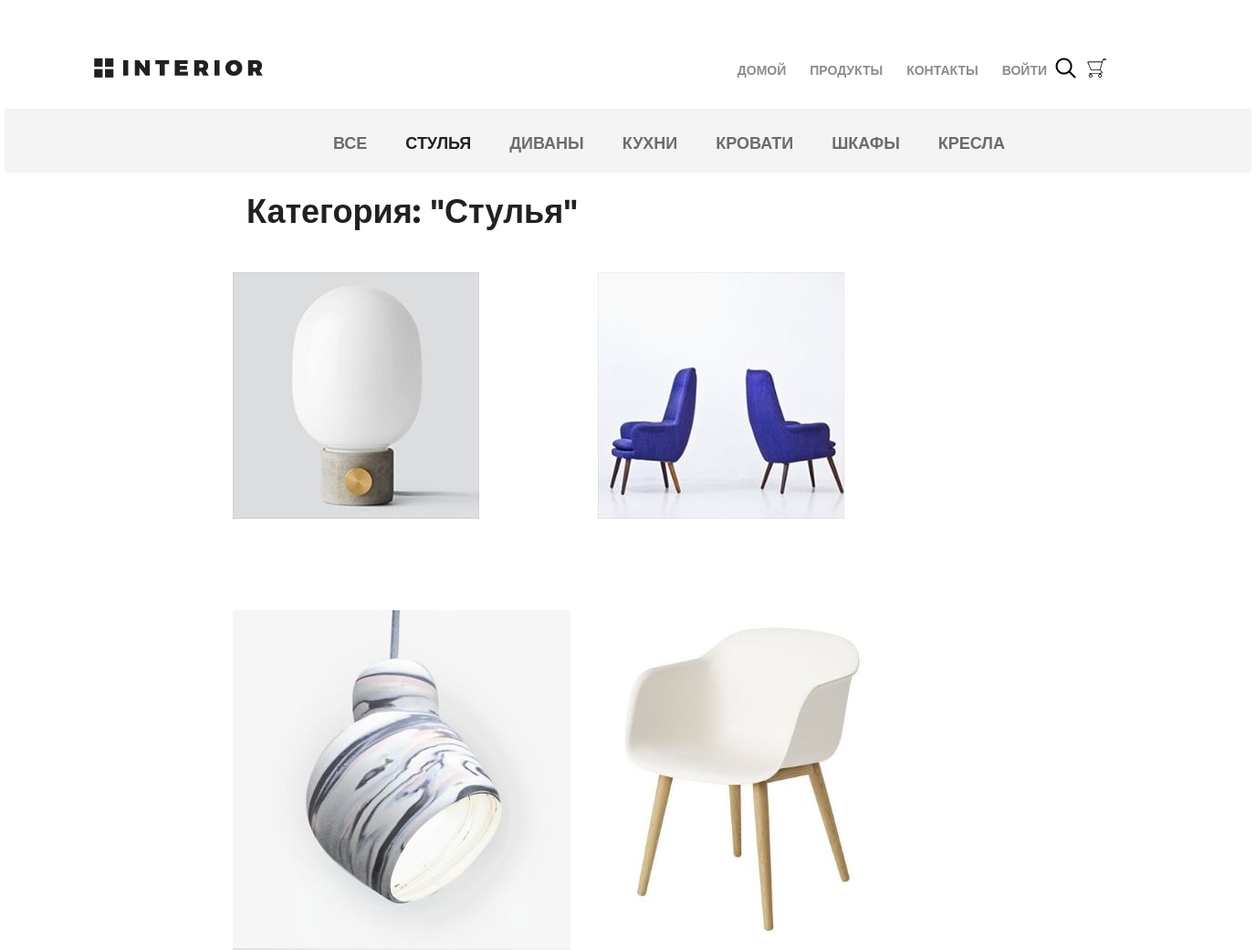
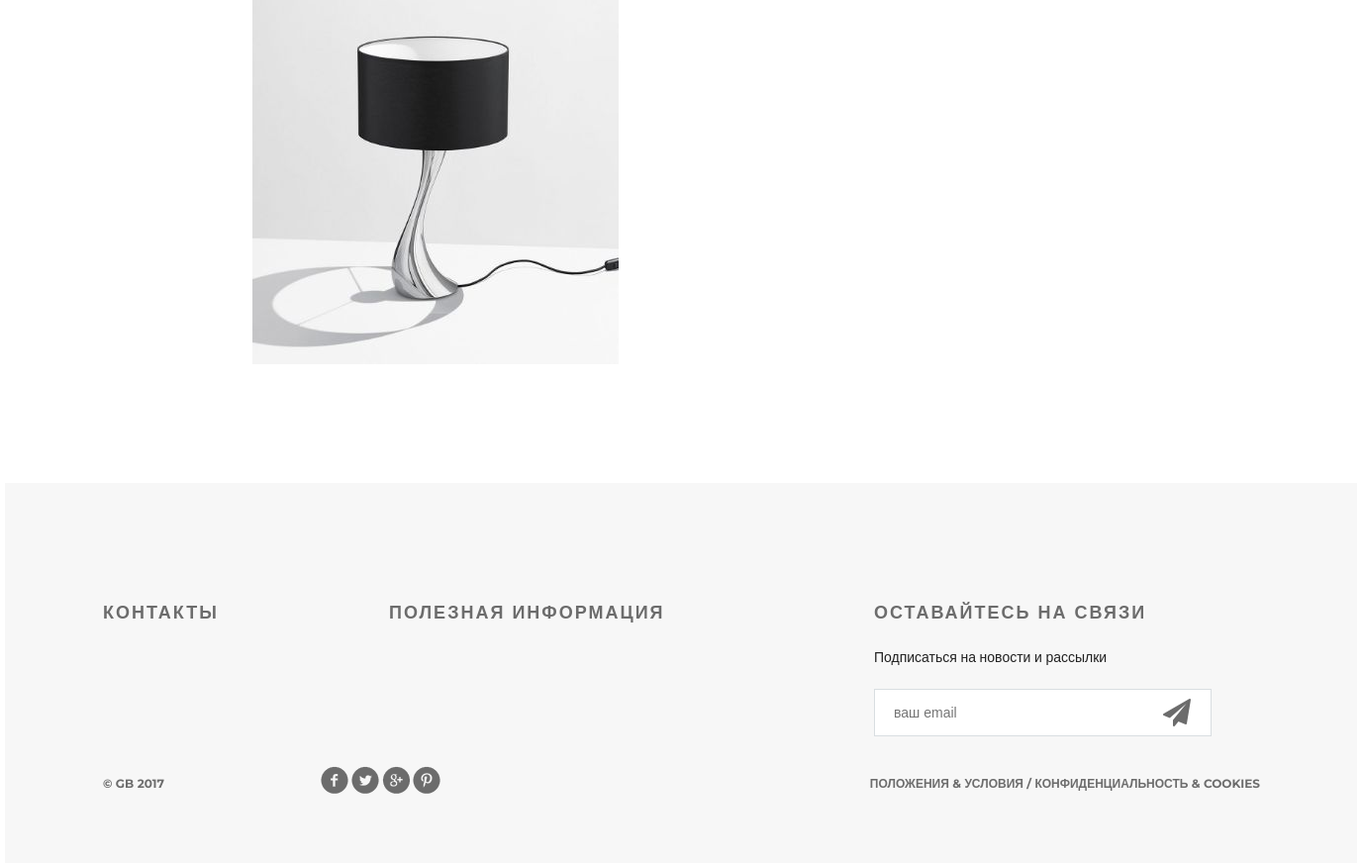
The page /products/category/1/ on the database as committed earlier (2 pictures, top to bottom).
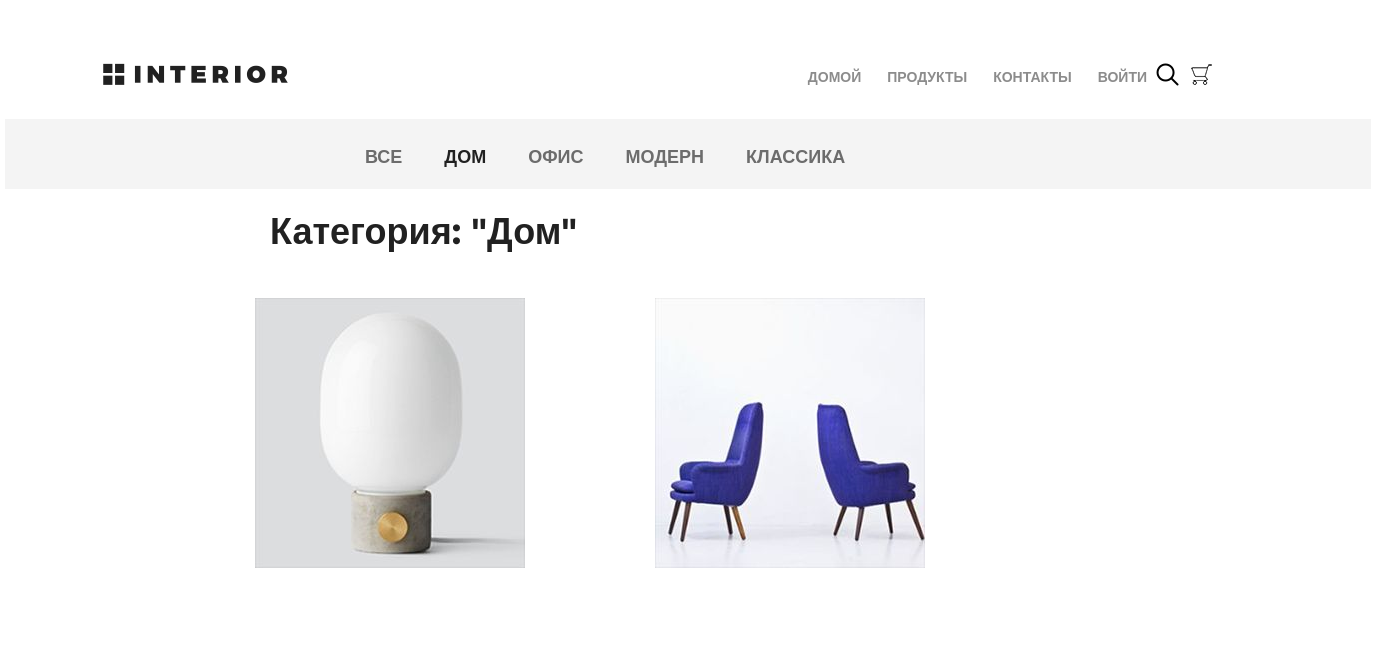
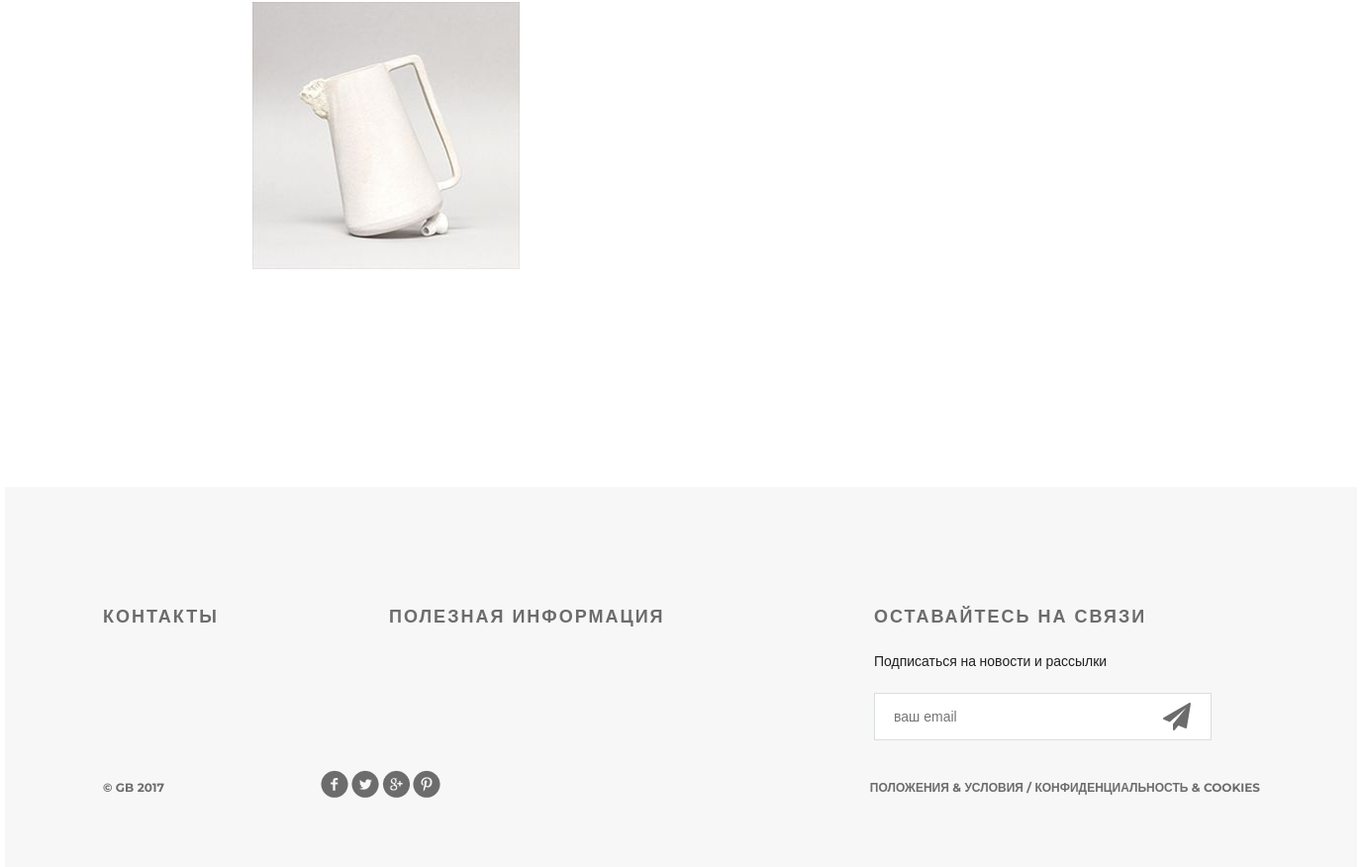
The same page on the database as committed later (2 pictures, top to bottom).
### mainapp/models.py (models this page shows, shortened)
class ProductCategory(models.Model):
    name = models.CharField(verbose_name='имя', max_length=64, unique=True)
    description = models.TextField(verbose_name='описание', blank=True)
    is_active = models.BooleanField(verbose_name='активна', default=True)

class Product(models.Model):
    category = models.ForeignKey(ProductCategory, on_delete=models.CASCADE)
    name = models.CharField(verbose_name='имя продукта', max_length=128)
    image = models.ImageField(upload_to='product_images', blank=True)
    short_desc = models.CharField(verbose_name='краткое описание продукта', max_length=60, blank=True)
    description = models.TextField(verbose_name='описание продукта', blank=True)
    price = models.DecimalField(verbose_name='цена продукта', max_digits=8, decimal_places=2, default=0)
    quantity = models.PositiveIntegerField(verbose_name='количество на складе', default=0)

### mainapp/views.py (the view, shortened to what this page needs)
# urls.py: path('products/', include('mainapp.urls', namespace='products')),
def products(request, pk=None):
    title = 'продукты'
    links_categories_menu = ProductCategory.objects.all()
    basket = get_basket(request.user)
    if request.user.is_authenticated:
        basket = Basket.objects.filter(user=request.user)
    if pk is not None:
        if pk == 0:
            products = Product.objects.all().order_by('price')
            category = {'name': 'все'}
        else:
            category = get_object_or_404(ProductCategory, pk=pk)
            products = Product.objects.filter(category__pk=pk).order_by('price')
        content = {
            'title': title,
            'products': products,
            'category': category,
            'basket': basket,
            'links_categories_menu': links_categories_menu,
            'links_menu': links_menu
        }
        return render(request, 'mainapp/products_list.html', content)

### mainapp/views.py (called while the page is built)
def get_basket(user):
    if user.is_authenticated:
        return Basket.objects.filter(user=user)
    else:
        return []

### mainapp/templates/mainapp/products_list.html (shortened to what this page needs)
{% extends 'mainapp/base.html' %}
{% load static %}
    {% block menu %}
		<div class="hero-white">
			<div class="header clearfix">
                {% include 'mainapp/includes/inc_main_menu.html' %}
			</div>
		</div>
    {% endblock %}
{% block content %}
    <div class="details">
        <div class="links clearfix">
        {% include 'mainapp/includes/inc_categories_menu.html' %}
        </div>
        <div class="products_list">
            <div class="title clearfix">
                <h2>
                    Категория: "{{ category.name|title }}"
                </h2>
            </div>
        <br>
            <div class="related-products clearfix">
            {% for product in products %}
                <div class="block">
                    <a href="{% url 'products:product' product.pk %}">
                    <img src="/media/{{ product.image }}" alt="{{ product.short_desc }}">
                    </a>
                </div>
            {% endfor %}
            </div>
        </div>
    </div>
{% endblock %}

### mainapp/templates/mainapp/includes/inc_categories_menu.html (shortened to what this page needs)
<ul class="links-menu">
  <li>
    <a href="{% url 'products:category' 0 %}"
       class="">
      все
    </a>
  </li>
  {% for link in links_categories_menu %}
    <li>
      <a href="{% url 'products:category' link.pk %}"
         class="{% if request.resolver_match.kwargs.pk|add:'0' == link.pk %}
                  active
                {% endif %}">
        {{ link.name }}
      </a>
    </li>
  {% endfor %}
</ul>

Rows that differ between the two databases and show on the page:
removed ProductCategory: name "СТУЛЬЯ", name "Стулья"
removed ProductCategory: name "ДИВАНЫ"
removed ProductCategory: name "КУХНИ"
removed ProductCategory: name "КРОВАТИ"
removed ProductCategory: name "ШКАФЫ"
removed ProductCategory: name "КРЕСЛА"
no longer on this page (row edited): Product: image (picture)
no longer on this page (row edited): Product: image (picture)
no longer on this page (row edited): Product: image (picture)
added ProductCategory: name "ДОМ", name "Дом"
added ProductCategory: name "ОФИС"
added ProductCategory: name "МОДЕРН"
added ProductCategory: name "КЛАССИКА"
added Product: image (picture)
